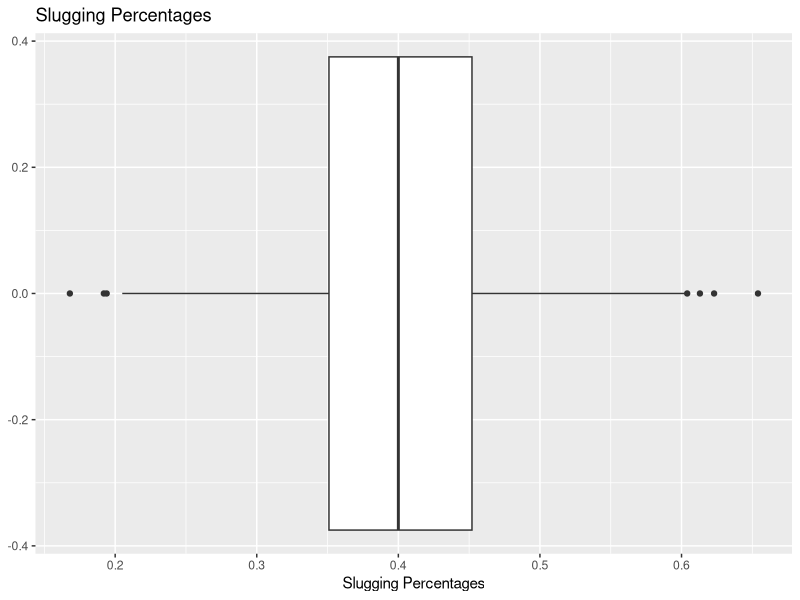
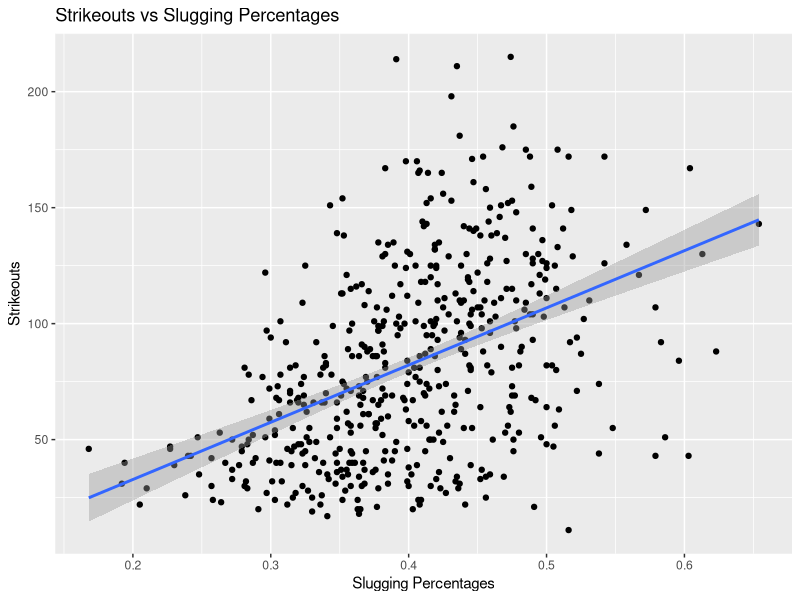
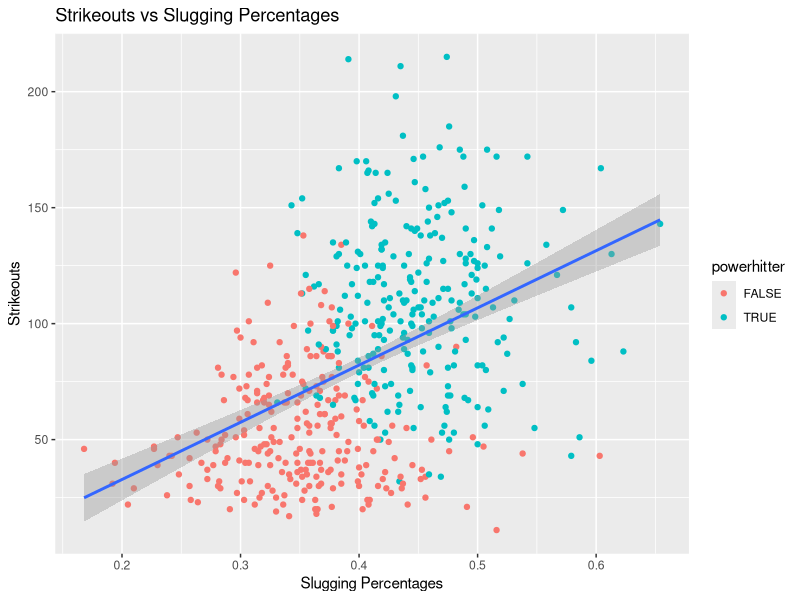

These figures' R source, in order:
mlb <- read.csv('Lab1_MLB_2023.csv')
mlb

library(ggplot2)

# Question 1
# Initialize
slugging_percentages <- ggplot(mlb)
slugging_percentages + geom_boxplot(aes(x = Slugging)) + 
  labs(
    title = "Slugging Percentages",
    x = "Slugging Percentages"
  )
fivenum(mlb$Slugging)
mean(mlb$Slugging)
sd(mlb$Slugging)

# Question 2
max_slug = max(mlb$Slugging)
player = (mlb$Name[mlb$Slugging == max_slug])
player

team = (mlb$Team[mlb$Slugging == max_slug])
team

# Question 3
slug_percent_strikeouts <- ggplot(mlb)
slug_percent_strikeouts + geom_point(aes(x = Slugging, y = Strike_Outs)) + 
  labs(
    title = "Strikeouts vs Slugging Percentages",
    x = "Slugging Percentages",
    y = "Strikeouts"
  ) + 
  geom_smooth(aes(x = Slugging, y = Strike_Outs), method = lm)
cor(mlb$Slugging, mlb$Strike_Outs)

# Question 4
mlb$powerhitter <- mlb$Home_Runs >= 10
table(mean(mlb$powerhitter))

# Question 5
slug_percent_strikeouts_powerhitter <- ggplot(mlb)
slug_percent_strikeouts_powerhitter + geom_point(aes(x = Slugging, y = Strike_Outs, color = powerhitter)) + 
  labs(
    title = "Strikeouts vs Slugging Percentages",
    x = "Slugging Percentages",
    y = "Strikeouts"
  ) + 
  geom_smooth(aes(x = Slugging, y = Strike_Outs), method = lm)

mean(mlb$powerhitter == TRUE)
sd(mlb$powerhitter == TRUE)
mean(mlb$powerhitter == FALSE)
sd(mlb$powerhitter == FALSE)
mean(mlb$powerhitter)
sd(mlb$powerhitter)
